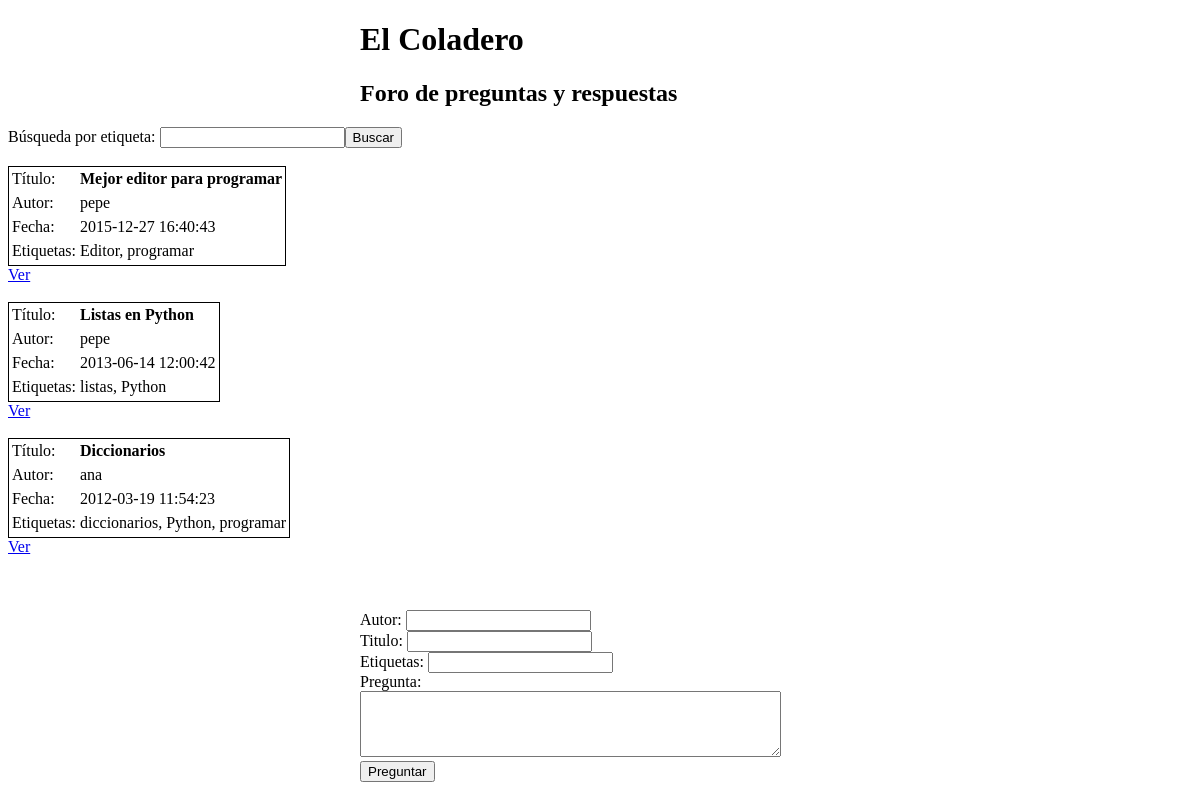
Page /show_all_questions on the earlier database version.
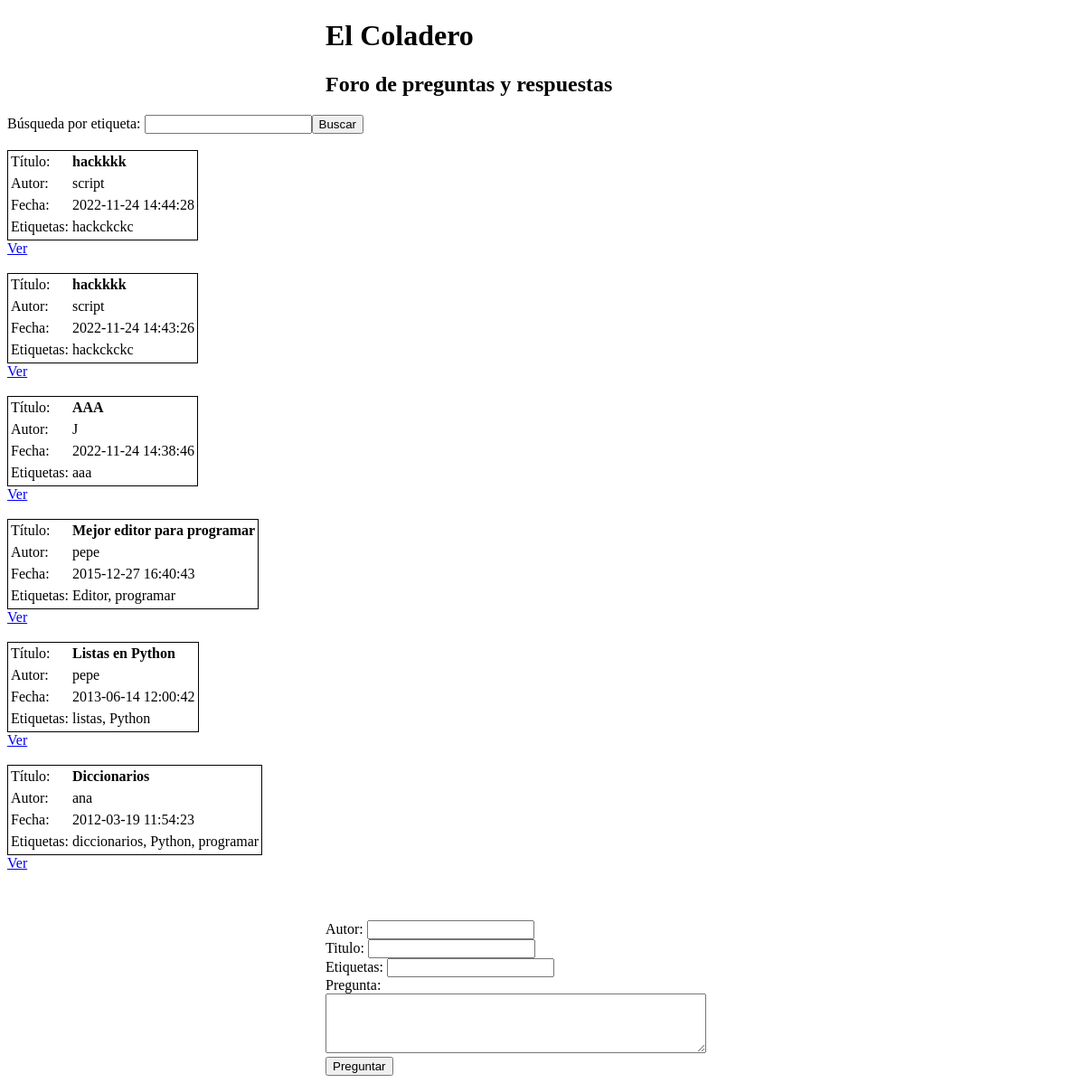
Same page on the later database version.
### tables this page shows
CREATE TABLE Questions (
  id INTEGER PRIMARY KEY, 
  author VARCHAR(50), 
  title VARCHAR(200), 
  body TEXT, 
  time datetime, 
  tags VARCHAR(200)
);

### coladero.py (the view)
@app.route('/show_all_questions', methods=['GET'])
def show_all_questions():
    conn = sqlite3.connect(DBPATH)
    cur = conn.cursor()
    query = """SELECT author,title,time,tags,id
               FROM Questions
               ORDER BY time DESC"""
    cur.execute(query)
    res = list(cur.fetchall())
    print(res)
    conn.close()
    return render_template('messages.html', questions=res)

### templates/messages.html (shortened to what this page needs)
<!DOCTYPE html>
<html>
	<head>
	</head>
	<body>
		<header class="title"><h1>El Coladero</h1></header>
		<header class="title"><h2>Foro de preguntas y respuestas</h2></header>
    <form action="search_question">
		Búsqueda por etiqueta: <input type="search" name="tag"><input type="submit" value="Buscar">
		</form>
		<br/>
		{% for q in questions %}
		<table class="question">
			<tr>
		    <td>Título:</td>
		    <td class="title">{{q[1]}}</td>
		  <tr>
		  <tr>
		    <td>Autor:</td>
		    <td>{{q[0]}}</td>
		  <tr>
		  <tr>
		    <td>Fecha:</td>
		    <td>{{q[2]}}</td>
		  <tr>
		  <tr>
		    <td>Etiquetas:</td>
		    <td>{{q[3]}}</td>
		</table>
		<a href="show_question?id={{q[4]| safe}}">Ver</a>
		<br/><br/>
		{% endfor %}
		<br/><br/>
		<form class="preguntar" action="insert_question" method="POST">
			<label for="author">Autor:</label>
	        <input type="text" name="author"><br/>
			<label for="title">Titulo:</label>
	        <input type="text" name="title"><br/>
	  		<label for="tags">Etiquetas:</label>
			<input type="text" name="tags"><br/>
			<label for="body">Pregunta:</label>
	        <textarea rows="4" cols="50" name="body"></textarea><br/>
	  		<input type="submit" value="Preguntar">
		</form>
	</body>
</html>

Differences in the rows shown:
added Questions: title "hackkkk", author "script", time "2022-11-24 14:44:28", tags "hackckckc"
added Questions: title "hackkkk", author "script", time "2022-11-24 14:43:26", tags "hackckckc"
added Questions: title "AAA", author "J", time "2022-11-24 14:38:46", tags "aaa"
